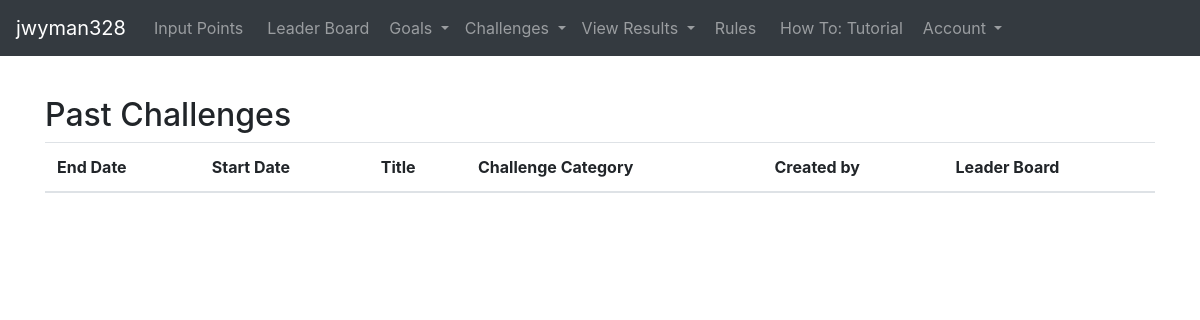
Page /challenges/past_accepted_challenges (signed in) on the earlier database version.
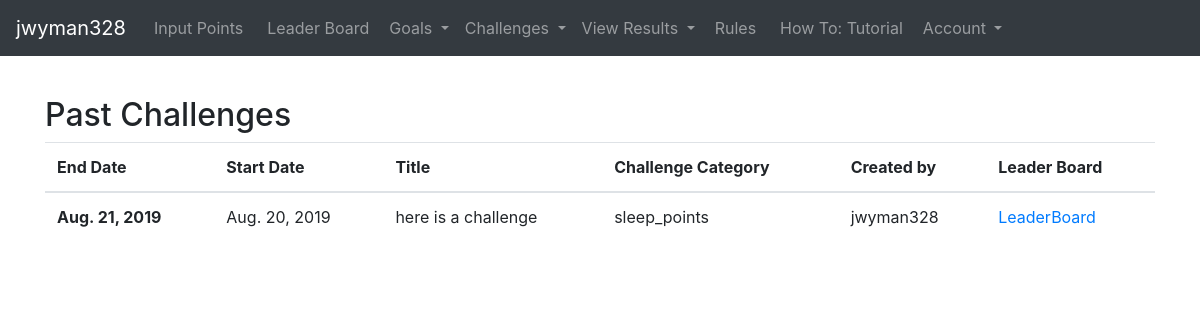
Same page on the later database version.
### challenges/models.py (models this page shows, shortened)
class Invitation_status(models.Model):
    idle = 'idle'
    accepted = 'accepted'
    rejected = 'rejected'
    status_options = [(idle, 'idle'), (accepted, 'accepted'), (rejected, 'rejected')]
    invitation = models.ForeignKey(
        'Invitation_to_challenge', on_delete=models.SET_NULL,
        null=True, blank=True)
    invitee = models.ForeignKey(
        'users.My_custom_user', on_delete=models.SET_NULL,
        null=True, blank=True)
    status = models.CharField(
        max_length=100, choices=status_options, default=idle  )

class Invitation_to_challenge(models.Model):
    challenge_health_field_choices = [
        ('sleep_points', 'Sleep'), ('water_points', 'Water'),
        ('clean_eating_points' ,'Clean Eating'), ('step_points', 'Steps'),
        ('total_points', 'Total Points'),('workout_points', 'Workout')]
    start_date = models.DateField(
        default=now, editable=True, help_text='year-month-day')
    end_date = models.DateField(
        default=now, editable=True, help_text='year-month-day')
    challenge_health_field = models.CharField(
        max_length=10000, choices=challenge_health_field_choices,
        default='total_points')
    invitees = models.ManyToManyField(
        'users.My_custom_user', through='Invitation_status',
        related_name='Invitation',
        help_text='invite as many people to the challenge!')
    invitor_user_model = models.ForeignKey(
        'users.My_custom_user', on_delete=models.CASCADE,
         null=True, blank=True) # set this automatically
    username_of_invitor = models.CharField(
        max_length=100, null=True, blank=True)
    title=models.CharField(max_length=200)

### challenges/views.py (the view)
class Past_accepted_challenges(LoginRequiredMixin, ListView):
    template_name = 'Past_accepted_challenges.html'
    model= Invitation_to_challenge
    def past_challenge_data(self):
        current_user_obj = self.request.user
        all_invitations_status_objects = current_user_obj.invitation_status_set.filter(status='accepted')
        now_date = now()
        past_challenges = all_invitations_status_objects.filter(invitation__end_date__lt=now_date)
        past_challenges = past_challenges.order_by('-invitation__end_date')
        return(past_challenges)
    def unanswered_challenge_invitations(self):
        current_user_obj = self.request.user
        all_invitations_status_objects = current_user_obj.invitation_status_set.filter(status='idle')
        if all_invitations_status_objects:
            messages.add_message(self.request, messages.INFO,
                                 """Pending Invitation, to accept or reject
                                 go to Challenges -> Pending invitations""")

### templates/Past_accepted_challenges.html
{% extends 'base.html' %}
{% block content %}
<p style="color:white">{{view.unanswered_challenge_invitations}}</p>
<div class = 'container'>
        <h2> Past Challenges</h2>
        <table class="table">
            <thead>
              <tr>
                <th scope="col">End Date</th>
                <th scope="col">Start Date</th>
                <th scope="col">Title</th>
                <th scope="col"> Challenge Category</th>
                <th scope="col">Created by </th>
                <th scope="col"> Leader Board</th>
              </tr>
            </thead>
            <tbody>
              {% for invitation_obj in view.past_challenge_data %}
              <tr>
                <th scope="row">{{invitation_obj.invitation.end_date}}</th>
                <td>{{invitation_obj.invitation.start_date}}</td>
                <td>{{invitation_obj.invitation.title}}</td>
                <td>{{invitation_obj.invitation.challenge_health_field}}</td>
                <td>{{invitation_obj.invitation.username_of_invitor}}</td>
                <td><a href = "{% url 'Challenge_leaderboard' invitation_obj.invitation_id  %}"> LeaderBoard</a></td>
              </tr>
             {% endfor %}
            </tbody>
    </table>
</div>
{% endblock %}

Differences in the rows shown:
added Invitation_status: invitation.end_date "Aug. 21, 2019", invitation.start_date "Aug. 20, 2019", invitation "here is a challenge", invitation.challenge_health_field "sleep_points", invitation.username_of_invitor "jwyman328"
